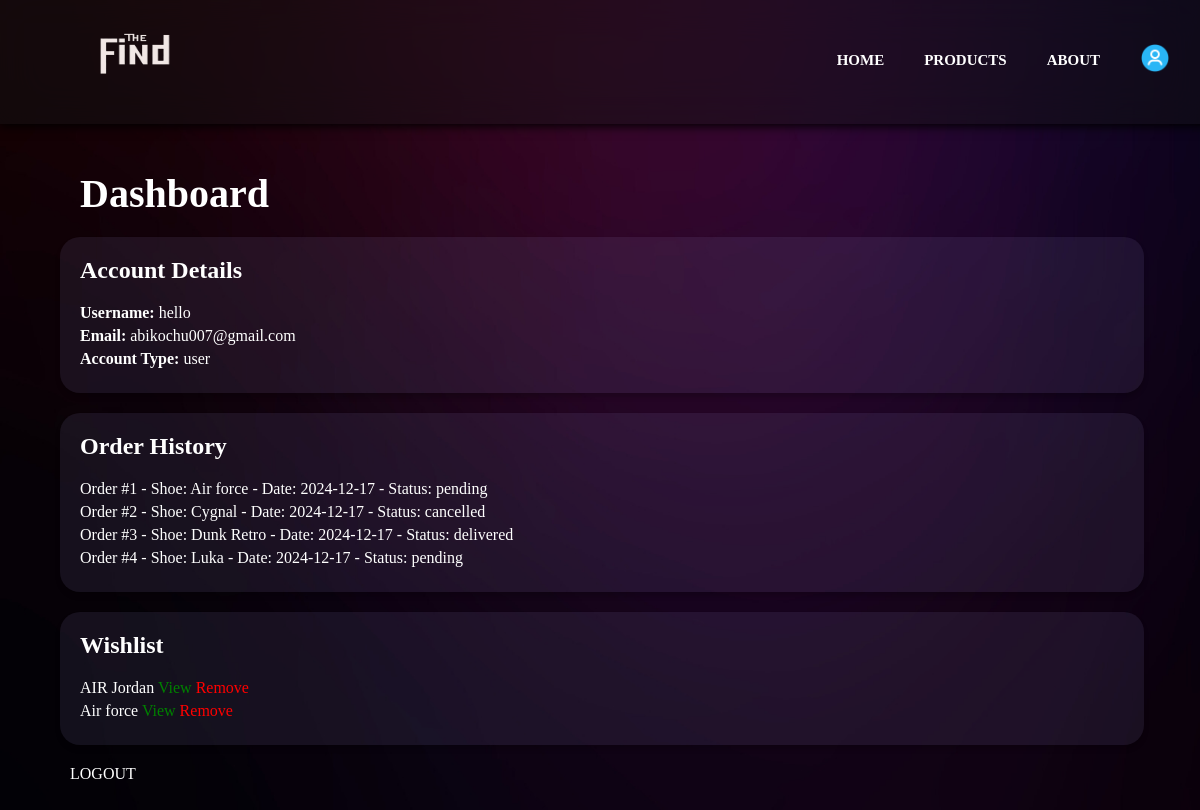
Page /dashboard.php (signed in) on the committed database.
### tables this page shows
CREATE TABLE `users` (
  `user_id` varchar(50) NOT NULL,
  `username` varchar(100) NOT NULL,
  `email` varchar(100) NOT NULL,
  `password` varchar(100) NOT NULL,
  `account_type` varchar(100) NOT NULL
);

CREATE TABLE `orders` (
  `order_id` int(5) NOT NULL,
  `user_id` varchar(50) DEFAULT NULL,
  `order_date` date DEFAULT NULL,
  `product_id` varchar(50) DEFAULT NULL,
  `address` varchar(100) DEFAULT NULL,
  `city` varchar(50) DEFAULT NULL,
  `state` varchar(50) DEFAULT NULL,
  `pincode` int(50) DEFAULT NULL,
  `mobile` int(50) DEFAULT NULL,
  `order_status` varchar(50) DEFAULT NULL,
  `ip` varchar(50) DEFAULT NULL
);

CREATE TABLE `product_details` (
  `shoe_id` int(5) NOT NULL,
  `name` varchar(20) NOT NULL,
  `brand` varchar(20) NOT NULL,
  `description` text NOT NULL,
  `price` decimal(10,0) NOT NULL,
  `image` varchar(100) NOT NULL,
  `category` varchar(20) NOT NULL,
  `stock_quantity` int(10) NOT NULL,
  `delete_flag` int(11) NOT NULL DEFAULT 0,
  `offer` int(11) NOT NULL DEFAULT 0
);

CREATE TABLE `wishlist` (
  `wishlist_id` int(11) NOT NULL,
  `user_id` varchar(50) DEFAULT NULL,
  `shoe_id` int(11) DEFAULT NULL,
  `product_name` varchar(255) DEFAULT NULL,
  `added_date` timestamp NOT NULL DEFAULT current_timestamp()
);

### dashboard.php (the view, shortened to what this page needs)
<?php
$db_host = 'localhost';
$db_username = 'root';
$db_password = '';
$db_name = 'miniproject';
$conn = new mysqli($db_host, $db_username, $db_password, $db_name);
$sql = "SELECT * FROM users WHERE username = ?";
$stmt = $conn->prepare($sql);
$stmt->bind_param("s", $_SESSION['username']);
$stmt->execute();
$result = $stmt->get_result();
$row = $result->fetch_assoc();
$sql = "SELECT * FROM orders WHERE user_id = ?";
$stmt = $conn->prepare($sql);
$stmt->bind_param("i", $row['user_id']);
$stmt->execute();
$order_result = $stmt->get_result();
$sql = "SELECT * FROM wishlist WHERE user_id = ?";
$stmt = $conn->prepare($sql);
$stmt->bind_param("i", $row['user_id']);
$stmt->execute();
$wishlist_result = $stmt->get_result();
?>
<!DOCTYPE html>
<html>
<head>
    <link rel="stylesheet" type="text/css" href="dashboardstyle.css">
</head>
<body>
    <section id="header">
        <a href="#"> <img id="headlogo" src="image/logo.png" type="image/png"> </a>
        <ul id="navbar">
            <li><a href="home.php">HOME</a></li>
            <li><a href="products.php">PRODUCTS</a></li>
            <li><a href="about.php">ABOUT</a></li>
            <li><a href="dashboard.php"> <img id="acclogo" src="image/account.png" type="image/png"> </a></li>
        </ul>
    </section>
    <section id="hero">
        <h1 style="font-size: 70px; color: transparent;">dydyd</h1>
    </section>
    <section id="dashboard">
        <h1 style="margin-left:60px; margin-bottom: 20px; color: #fff; font-size: 40px;">Dashboard</h1>
        <div class="dashboard-container">
            <div class="account-info">
                <h2 style="margin-bottom: 20px;">Account Details</h2>
                <ul>
                    <li><strong>Username:</strong> <?php echo $row['username']; ?></li>
                    <li><strong>Email:</strong> <?php echo $row['email']; ?></li>
                    <li><strong>Account Type:</strong> <?php echo $row['account_type']; ?></li>
                </ul>
            </div>
            <?php if ($row['account_type'] === 'user'): ?>
    <div class="order-history">
        <h2 style="margin-bottom: 20px;">Order History</h2>
        <ul>
            <?php
            if ($order_result->num_rows > 0) {
                $sql = "SELECT o.order_id, o.order_date, o.order_status, p.name AS shoe_name, p.shoe_id
                        FROM orders o
                        JOIN product_details p ON o.product_id = p.shoe_id
                        WHERE o.user_id = ?";
                $stmt = $conn->prepare($sql);
                $stmt->bind_param("i", $row['user_id']);
                $stmt->execute();
                $order_result = $stmt->get_result();
                while ($order_row = $order_result->fetch_assoc()) {
                    echo "<li>Order #" . $order_row['order_id'] . " - Shoe: <a href='productdetails.php?id=" . $order_row['shoe_id'] . "'>" . $order_row['shoe_name'] . "</a> - Date: " . $order_row['order_date'] . " - Status: " . $order_row['order_status'] . "</li>";
                }
            } else {
                echo "<li>No orders yet</li>";
            }
            ?>
        </ul>
    </div>
    <div class="wishlist">
        <h2 style="margin-bottom: 20px;">Wishlist</h2>
        <ul>
            <?php
            if ($wishlist_result->num_rows > 0) {
                while ($wishlist_row = $wishlist_result->fetch_assoc()) {
                    echo "<li>" . $wishlist_row['product_name'] . " <a style='color: green;' href='productdetails.php?id=" . $wishlist_row['shoe_id'] . "'>View</a> ";
                    echo "<a style='color: red;' href='remove_from_wishlist.php?item_id=" . $wishlist_row['shoe_id'] . "' onclick='return confirm(\"Are you sure you want to remove this item from your wishlist?\");'>Remove</a></li>";
                }
            } else {
                echo "<li>No items yet</li>";
            }
            ?>
        </ul>
    </div>
                <a class='logout' href="logout.php">LOGOUT</a>
            <?php endif; ?>
        </div>
    </section>
</body>
</html>

### dashboardstyle.css (style rules this page uses)
* { margin: 0px; padding: 0px; font-family: Verdana; }
body { background-image: url("image/bg2.png"); background-size: cover; background-repeat: no-repeat; background-attachment: fixed; }
#headlogo { height: 100px; width: 150px; transform: translate(10px, 0px); }
#header { position: fixed; display: flex; width: 95%; align-items: center; justify-content: space-between; padding: 5px 50px; backdrop-filter: blur(20px); background-color:rgba(18, 18, 20, 0.5) ; box-shadow: 0px 2px 10px rgb(0, 0, 0); z-index: 2; }
#navbar { display: flex; align-items: center; justify-content: center; }
#navbar li { list-style: none; padding: 0 20px; position: relative; }
#navbar li a { text-decoration: none; font-size: 15px; font-weight: 600; color: rgb(255, 255, 255); transition: 0.4s ease; }
#acclogo { height: 30px; width: 30px; }
#hero { padding: 0; font-size: xx-large; margin: 0px; display: flex; flex-direction: column; height: 150px; }
#dashboard { margin-top: 0px; padding: 20px; }
.dashboard-container { display: flex; flex-direction: column; color: white; }
.account-info, .order-history, .wishlist, .editing-tools { background-color: rgba(163, 153, 219, 0.1); padding: 20px; border-radius: 20px; box-shadow: 0 4px 5px rgba(0, 0, 0, 0.2); margin-bottom: 20px; margin-left: 40px; max-width: 90%; }
a { text-decoration: none; color: rgb(255, 255, 255); margin-bottom: 10px; }
ul { list-style-type: none; }
.logout { margin-left: 50px; }
li { margin-bottom: 5px; }

### rows in the picture
users: username "hello", email "abikochu007@gmail.com", account_type "user"
orders: order_id "1", product_details.name "Air force", order_date "2024-12-17", order_status "pending"
orders: order_id "2", product_details.name "Cygnal", order_date "2024-12-17", order_status "cancelled"
orders: order_id "3", product_details.name "Dunk Retro", order_date "2024-12-17", order_status "delivered"
orders: order_id "4", product_details.name "Luka", order_date "2024-12-17", order_status "pending"
wishlist: product_name "AIR Jordan"
wishlist: product_name "Air force"
